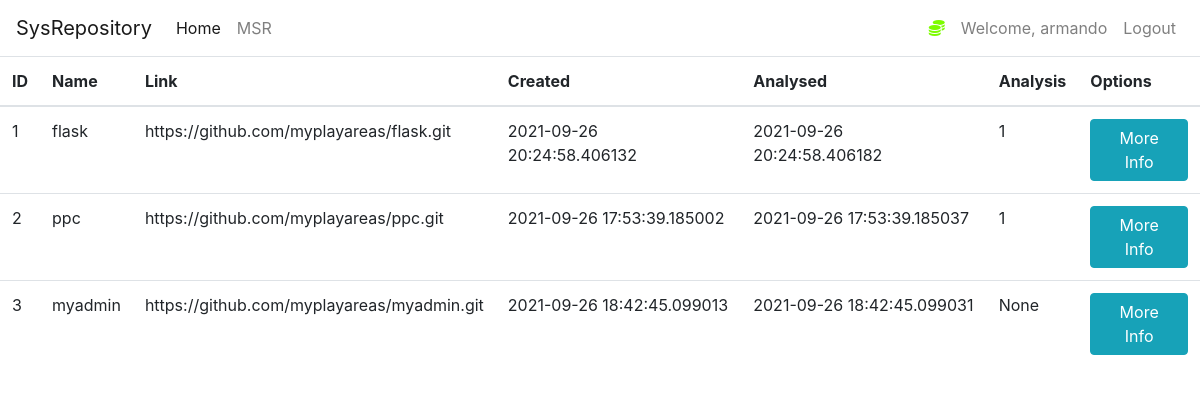
The page /msr (signed in) on the database its author committed.
### msr/models.py (models this page shows, shortened)
class User(db.Model, UserMixin):
    id = db.Column(db.Integer(), primary_key=True)
    username = db.Column(db.String(length=30), nullable=False, unique=True)
    email_address = db.Column(db.String(length=50), nullable=False, unique=True)
    password_hash = db.Column(db.String(length=60), nullable=False)
    repositories = db.relationship('Repository', backref='owned_user', lazy=True)
    @property
    def password(self):
        return self.password

class Repository(db.Model):
    id = db.Column(db.Integer(), primary_key=True)
    name = db.Column(db.String(length=30), nullable=False, unique=True)
    link = db.Column(db.String(length=1024), nullable=False, unique=True)
    creation_date = db.Column(db.DateTime, nullable=False, default=datetime.now)
    analysis_date = db.Column(db.DateTime, nullable=False, default=datetime.now)
    analysed = db.Column(db.Integer(), nullable=True)
    owner = db.Column(db.Integer(), db.ForeignKey('user.id'))

### msr/routes.py (the view)
@app.route('/msr')
@login_required
def msr_page():
    repositories = Repository.query.filter_by(owner=current_user.get_id()).all()
    return render_template('msr.html', repositories=repositories)

### msr/models.py (called while the page is built)
@login_manager.user_loader
def load_user(user_id):
    return User.query.get(int(user_id))

### msr/templates/msr.html (shortened to what this page needs)
{% extends 'base.html' %}
{% block content %}
      <table class="table table-hover table">
        <thead>
            <tr>
                <th scope="col">ID</th>
                <th scope="col">Name</th>
                <th scope="col">Link</th>
                <th scope="col">Created</th>
                <th scope="col">Analysed</th>
                <th scope="col">Analysis</th>
                <th scope="col">Options</th>
            </tr>
        </thead>
        <tbody>
            {% for repository in repositories %}
                <tr>
                    <td>{{ repository.id }}</td>
                    <td>{{ repository.name }}</td>
                    <td>{{ repository.link }}</td>
                    <td>{{ repository.creation_date }}</td>
                    <td>{{ repository.analysis_date }}</td>
                    <td>{{ repository.analysed }}</td>
                    <td>
                        <button class="btn btn-outline btn-info">More Info</button>
                    </td>
                </tr>
            {% endfor %}
        </tbody>
    </table>
{% endblock %}

### msr/templates/base.html (shortened to what this page needs)
<!doctype html>
<html lang="en">
   <head>
      <link rel="stylesheet" href="https://cdn.jsdelivr.net/npm/bootstrap@4.5.3/dist/css/bootstrap.min.css">
   </head>
   <body>
    <nav class="navbar navbar-expand-md navbar-light">
      <a class="navbar-brand" href="#">SysRepository</a>
      <div class="collapse navbar-collapse" id="navbarNav">
        <ul class="navbar-nav mr-auto">
            <li class="nav-item active">
                <a class="nav-link" href="{{ url_for('home_page') }}">Home <span class="sr-only">(current)</span></a>
            </li>
            <li class="nav-item">
                <a class="nav-link" href="{{ url_for('msr_page') }}">MSR</a>
            </li>
        </ul>
          {% if current_user.is_authenticated %}
            <ul class="navbar-nav">
                <li class="nav-item">
                    <a class="nav-link" style="color: lawngreen; font-weight: bold">
                        <i class="fas fa-coins"></i>
                    </a>
                </li>
                <li class="nav-item">
                    <a class="nav-link">Welcome, {{ current_user.username }}</a>
                </li>
                <li class="nav-item">
                    <a class="nav-link" href="{{ url_for('logout_page') }}">Logout</a>
                </li>
            </ul>
          {% endif %}
      </div>
    </nav>
      {% block content %}
      {% endblock %}
   </body>
</html>

### rows shown on the page
User: username "armando"
Repository: id "1", name "flask", link "https://github.com/myplayareas/flask.git", creation_date "2021-09-26 20:24:58.406132", analysis_date "2021-09-26 20:24:58.406182", analysed "1"
Repository: id "2", name "ppc", link "https://github.com/myplayareas/ppc.git", creation_date "2021-09-26 17:53:39.185002", analysis_date "2021-09-26 17:53:39.185037", analysed "1"
Repository: id "3", name "myadmin", link "https://github.com/myplayareas/myadmin.git", creation_date "2021-09-26 18:42:45.099013", analysis_date "2021-09-26 18:42:45.099031", analysed "None"
